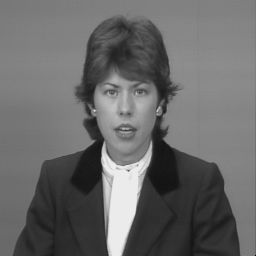
%> input picture FS_TTS/MATLAB仿真FS_TTS/claire1.BMP, 256 x 256 px
$ octave FS.m   (GNU Octave 9; MATLAB toolbox functions it lacks are replaced by stand-ins)
%> lines starting %> are read from the running program, lines starting %| are printed output that depends on the picture; in (x1, y1, x2, y2) boxes, pixels count from 0 and x2, y2 are one past the last pixel; in counts of white or black regions, pixels touching at a corner belong together; the program's own positions count from 1
clear all;
I1=imread('claire1.bmp');  %read the first frame
%> I1 is the input picture: size 256x256 uint8; min 4, max 235, mean 105
I2=imread('claire2.bmp');  %read the second frame
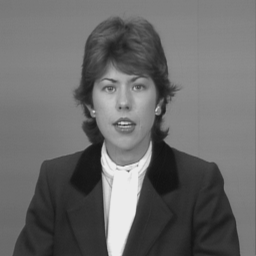
%> input picture FS_TTS/MATLAB仿真FS_TTS/claire2.BMP, 256 x 256 px
%> I2 is the input picture: size 256x256 uint8; min 19, max 243, mean 105.5
dm=7;
I1=double(I1);
%> I1: size 256x256 double
I2=double(I2);
%> I2: size 256x256 double
[rownum colnum] = size(I1);
%> rownum = 256; colnum = 256

II=zeros(rownum+2*dm,colnum+2*dm);
II(dm+1:dm+rownum,dm+1:dm+colnum)=I1;
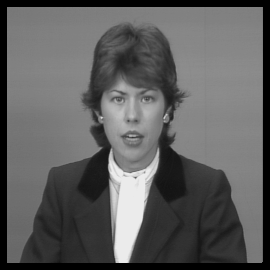
%> II: size 270x270 double; min 0, max 235, mean 94.4
for i=1:dm
    II(i,dm+1:dm+colnum)=II(dm+1,dm+1:dm+colnum);
    II(rownum+dm+i,dm+1:dm+colnum)=II(dm+rownum,dm+1:dm+colnum);
end
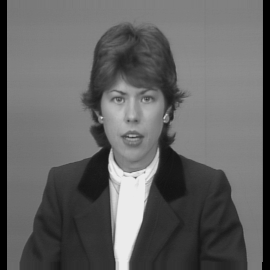
%> II: size 270x270 double; 4.92% of pixels changed, all inside (x1, y1, x2, y2) = (7, 0, 263, 270)
for j=1:dm
    II(1:rownum+2*dm,j)=II(1:rownum+2*dm,dm+1);
    II(1:rownum+2*dm,colnum+dm+j)=II(1:rownum+2*dm,dm+colnum);
end
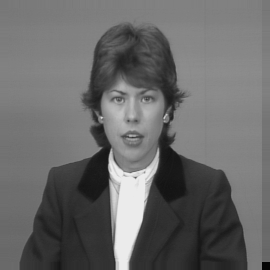
%> II: size 270x270 double; 5.19% of pixels changed, all inside (x1, y1, x2, y2) = (0, 0, 270, 270)

%下面进行全搜索算法
 blocksize=16;
 rowblocks =rownum/blocksize;
%> rowblocks = 16
 colblocks =colnum/blocksize;
%> colblocks = 16
 A=99999999999999999999;         %为了找到最小的均方误差，A用于设定一个很大的初值
 Eij=0;
 xrecord=ones(16,16);            %xrecord，yrecord用于存放匹配块的块号，即运动矢量
 yrecord=ones(16,16);
 diff=zeros(256,256);           %这幅图像的大小为256*256，diff用于存放像素差值
 tic
                for x=0:(rowblocks-1)         %x表示行中第几个子块
                    row=x*blocksize;
                   for y=0:(colblocks-1)         %y表示列中第几个子块
                       col=y*blocksize;
                                 for p=-dm:dm
                                    for q=-dm:dm      %（p，q）表示在x，y对应子块在前一帧中所的搜索位置
                                        Eij=0;
                                        Eij=sum(sum((I2(row+1:row+blocksize,col+1:col+blocksize)-II(row+dm+p+1:row+dm+p+blocksize,col+dm+q+1:col+dm+q+blocksize)).^2))/(blocksize^2);
                                        if Eij<A
                                                    A=Eij;
                                                    xrecord(x+1,y+1)=p;
                                                    yrecord(x+1,y+1)=q;
                                            end
                                    end
                                end
                                A=999999999999999999;
                                for mx=1:blocksize
                                    for ny=1:blocksize
                                        diff(row+mx,col+ny)=I2(row+mx,col+ny)-II(row+mx+dm+xrecord(x+1,y+1),col+ny+dm+yrecord(x+1,y+1));
                                    end
                                end
                       end
                end
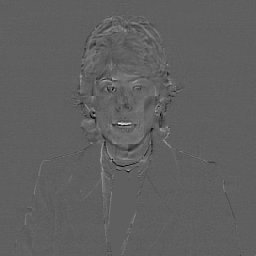
%> diff: size 256x256 double; min -59, max 98, mean 0.2; drawn with min black and max white
toc

figure,imshow(I1,[]);
title('The first frame');
figure,imshow(I2,[]);
title('The second frame');
IIII=I2-I1;
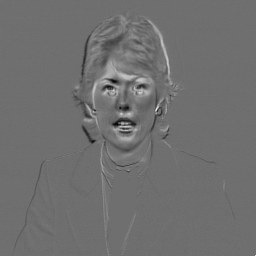
%> IIII: size 256x256 double; min -112, max 144, mean 0.5; drawn with min black and max white
figure,imshow(IIII,[]);
title('残差帧图像');

figure;
quiver(1:16,1:16,yrecord,xrecord);
grid on;
title('运动矢量图');
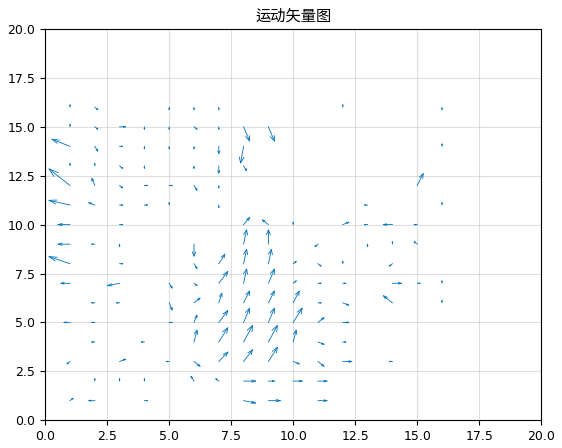
%> figure redrawn from the program's plot data; highest point at x = 1, y = 16.12
